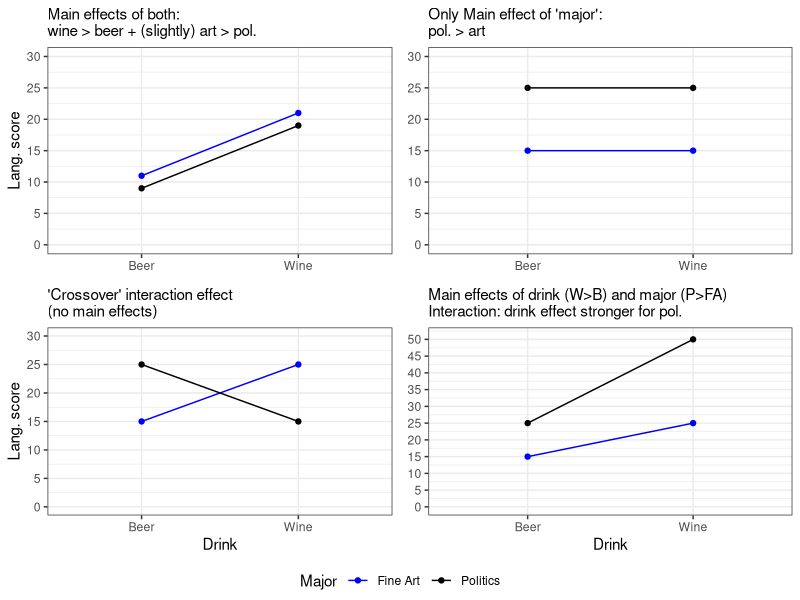

Write R code to recreate this figure.
## ---- chunk 1

library(ggplot2)

## good plotting stuff
# https://www.sthda.com/english/wiki/wiki.php?id_contents=7930
# https://cran.r-project.org/web/packages/egg/vignettes/Ecosystem.html
# https://www.datanovia.com/en/blog/ggplot-title-subtitle-and-caption/
#   https://www.tidyverse.org/blog/2024/02/ggplot2-3-5-0-legends/
#   https://www.sthda.com/english/wiki/ggplot2-legend-easy-steps-to-change-the-position-and-the-appearance-of-a-graph-legend-in-r-software
# https://www.sthda.com/english/wiki/ggplot2-axis-ticks-a-guide-to-customize-tick-marks-and-labels
# https://www.sthda.com/english/wiki/ggplot2-line-plot-quick-start-guide-r-software-and-data-visualization

data_ME1<-tibble::tibble(Major=rep(c("Fine Art", "Politics"),each=2), 
                         Drink=rep(c("Beer", "Wine"),times=2), 
                         Score=c(11, 21, 9, 19))

data_ME2<-tibble::tibble(Major=rep(c("Fine Art", "Politics"),each=2), 
                         Drink=rep(c("Beer", "Wine"),times=2), 
                         Score=c(15, 15, 25, 25))

data_CrossInt<-tibble::tibble(Major=rep(c("Fine Art", "Politics"),each=2), 
                         Drink=rep(c("Beer", "Wine"),times=2), 
                         Score=c(15, 25, 25, 15))

data_ME_Int<-tibble::tibble(Major=rep(c("Fine Art", "Politics"),each=2), 
                         Drink=rep(c("Beer", "Wine"),times=2), 
                         Score=c(15, 25, 25, 50))


p1<-ggplot(data_ME1, aes(x=Drink, y=Score, group=Major)) +
  theme_bw()+
  geom_line(aes(color=Major))+
  geom_point(aes(color=Major))+
  scale_color_manual(values=c("Blue","Black"))+
  scale_y_continuous(limits=c(0, 30),breaks=seq(0,30,5))+
  # theme(legend.position = c(.935, .9))+
  # theme(legend.position="top")+
  theme(axis.title.x = element_blank())+
  ylab("Lang. score")+
  labs(subtitle = "Main effects of both:\nwine > beer + (slightly) art > pol.")
  # theme(plot.caption = element_text(hjust=0))

p2<-ggplot(data_ME2, aes(x=Drink, y=Score, group=Major)) +
  theme_bw()+
  geom_line(aes(color=Major))+
  geom_point(aes(color=Major))+
  scale_color_manual(values=c("Blue","Black"))+
  scale_y_continuous(limits=c(0, 30),breaks=seq(0,30,5))+
  # theme(legend.position = c(.935, .9))+
  # theme(legend.position="none")+
  theme(axis.title.x = element_blank(),
        axis.title.y = element_blank())+
  labs(subtitle = "Only Main effect of 'major':\npol. > art")
  # theme(plot.caption = element_text(hjust=0))

p3<-ggplot(data_CrossInt, aes(x=Drink, y=Score, group=Major)) +
  theme_bw()+
  geom_line(aes(color=Major))+
  geom_point(aes(color=Major))+
  scale_color_manual(values=c("Blue","Black"))+
  scale_y_continuous(limits=c(0, 30),breaks=seq(0,30,5))+
  # theme(legend.position = c(.935, .9))+
  # theme(legend.position="none")+
  ylab("Lang. score")+
  labs(subtitle = "'Crossover' interaction effect\n(no main effects)")
  # theme(plot.caption = element_text(hjust=0))

p4<-ggplot(data_ME_Int, aes(x=Drink, y=Score, group=Major)) +
  theme_bw()+
  geom_line(aes(color=Major))+
  geom_point(aes(color=Major))+
  scale_color_manual(values=c("Blue","Black"))+
  scale_y_continuous(limits=c(0, 51),breaks=seq(0,50,5))+
  # theme(legend.position="none")+
  theme(axis.title.y = element_blank())+
  labs(subtitle = "Main effects of drink (W>B) and major (P>FA)\nInteraction: drink effect stronger for pol.")
  # theme(plot.caption = element_text(hjust=0))


ggpubr::ggarrange(p1, p2, p3, p4, ncol=2, nrow=2, common.legend = TRUE, legend="bottom")

# gridExtra::grid.arrange(p1, p2, p3, p4, ncol=2, nrow =2)
